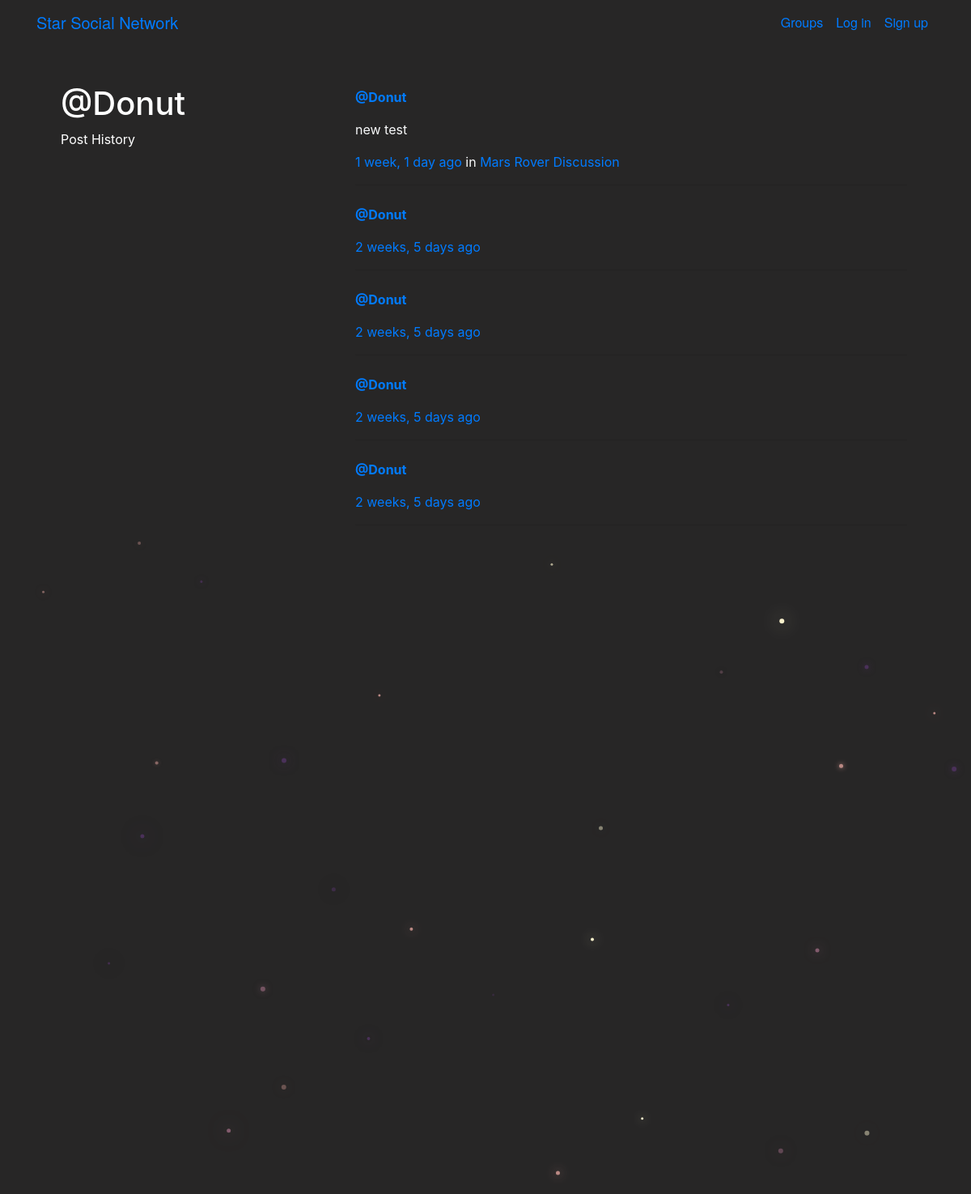
The page /posts/by/Donut/ on the database as committed earlier.
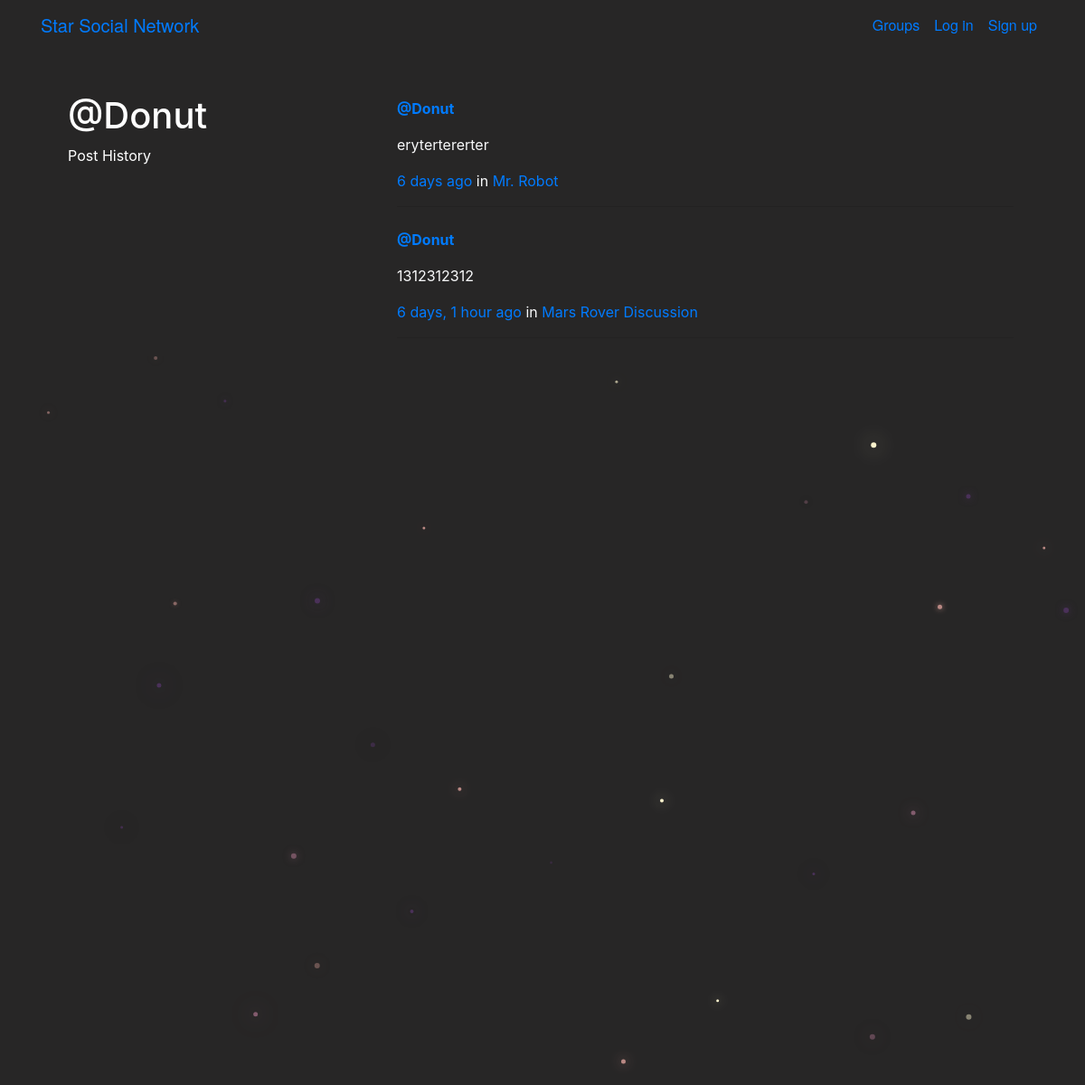
The same page on the database as committed later.
### posts/models.py (models this page shows, shortened)
class Post(models.Model):
    user = models.ForeignKey(User,related_name='posts',on_delete=models.CASCADE)
    created_at = models.DateTimeField(auto_now_add=True)
    message = models.TextField(blank=True,)
    message_html = models.TextField(editable=False)
    group = models.ForeignKey(Group,related_name='posts',null = True, blank=True,on_delete=models.CASCADE)
    class Meta:
        ordering = ['-created_at']
        unique_together = ['user','message']

### groups/models.py (models this page shows, shortened)
class Group(models.Model):
    name = models.CharField(max_length=255,unique=True)
    slug = models.SlugField(allow_unicode = True,unique=True)
    description = models.TextField(blank=True, default='')
    description_html = models.TextField(editable=False, default='',blank= True)
    members = models.ManyToManyField(User,through='GroupMember')

### posts/views.py (the view)
# urls.py: path("by/<username>/",views.UserPosts.as_view(),name="for_user"),
class UserPosts(generic.ListView):
    model = models.Post
    select_related = ("user", "group")
    template_name = "posts/user_post_list.html"
    ordering = ['-created_at']
    def get_queryset(self):
        try:
            self.post_user = User.objects.prefetch_related("posts").get(
                username__iexact=self.kwargs.get("username")
            )
        except User.DoesNotExist:
            raise Http404
        else:
            qr =  self.post_user.posts.order_by('-created_at')
            return qr.all()
    def get_context_data(self, **kwargs):
        context = super().get_context_data(**kwargs)
        context["post_user"] = self.post_user
        return context

### posts/templates/posts/user_post_list.html
{% extends "posts/post_base.html" %}
{% load humanize %}
{% block pre_post_content %}
<div class=" pt-5 col-md-4 ">
	<h1>@{{ post_user.username }}</a></h1>
	<p>Post History</p>
</div>
{% endblock %}
{% block post_content %}
<div class="col-md-8 pt-5 ">
	{% for post in post_list %}
	<div class=" text-light " >
		{% include "posts/_post.html" %}
	</div>
	{% endfor %}
</div>
{% endblock %}

### posts/templates/posts/_post.html (shortened to what this page needs)
<div class="post media ">
	<div class="media-body text-light p-1 col-md-12 ">
		<a href="{% url 'posts:for_user' username=post.user.username %}"><strong >@{{ post.user.username }}</strong></a>
		<p class="media-heading nasatext">{{ post.message_html|safe }}</p>
			<time class="time text-primary">{{ post.created_at | timesince}} ago</time>
			{% if post.group %}
			<span class="group-name">in <a href="{% url 'groups:all' %}">{{ post.group.name }}</a></span>
			{% endif %}
		<div class="media-footer">
			<hr>
		</div>
	</div>
</div>

Rows that differ between the two databases and show on the page:
removed Post: user.username "Donut", message_html "new test", created_at "1 week, 1 day", group.name "Mars Rover Discussion"
removed Post: user.username "Donut", created_at "2 weeks, 5 days"
removed Post: user.username "Donut", created_at "2 weeks, 5 days"
removed Post: user.username "Donut", created_at "2 weeks, 5 days"
removed Post: user.username "Donut", created_at "2 weeks, 5 days"
added Post: user.username "Donut", message_html "erytertererter", created_at "6 days", group.name "Mr. Robot"
added Post: user.username "Donut", message_html "1312312312", created_at "6 days, 1 hour", group.name "Mars Rover Discussion"
